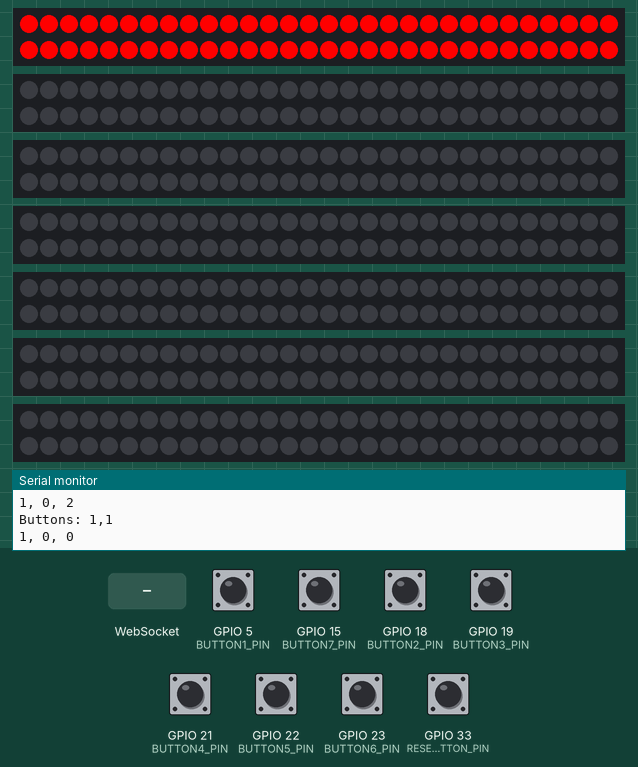
Simulated run of this program. Board: ESP32. Parts: 7 × 60 RGB LEDs in strip order, left to right, continuing on the next row, the last lines printed to the serial monitor. The inputs (shaded band) are chosen by the test bench; at power-on: GPIO 5 (BUTTON1_PIN), GPIO 15 (BUTTON7_PIN), GPIO 18 (BUTTON2_PIN), GPIO 19 (BUTTON3_PIN), GPIO 21 (BUTTON4_PIN), GPIO 22 (BUTTON5_PIN), GPIO 23 (BUTTON6_PIN), GPIO 33 (RESET_BUTTON_PIN) HIGH. WiFi joins after 1.5 s; servers stay silent unless stated; storage starts empty; random numbers use the default seed unless the program sets one.

Above: at 4.06 s.
4.3 s: GPIO 5 (BUTTON1_PIN) pulled LOW for 0.15 s
At 5.1 s:
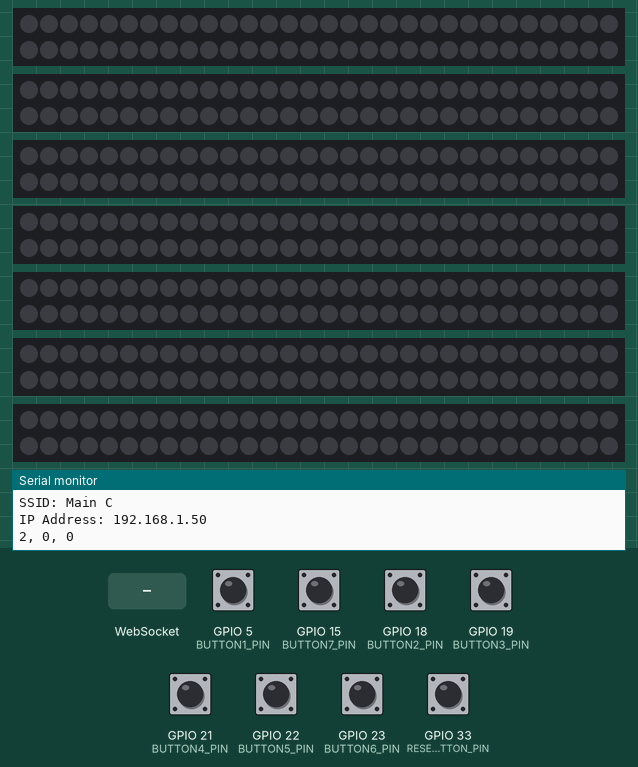
7.4 s: WebSocket text "reset" received
At 8.01 s:
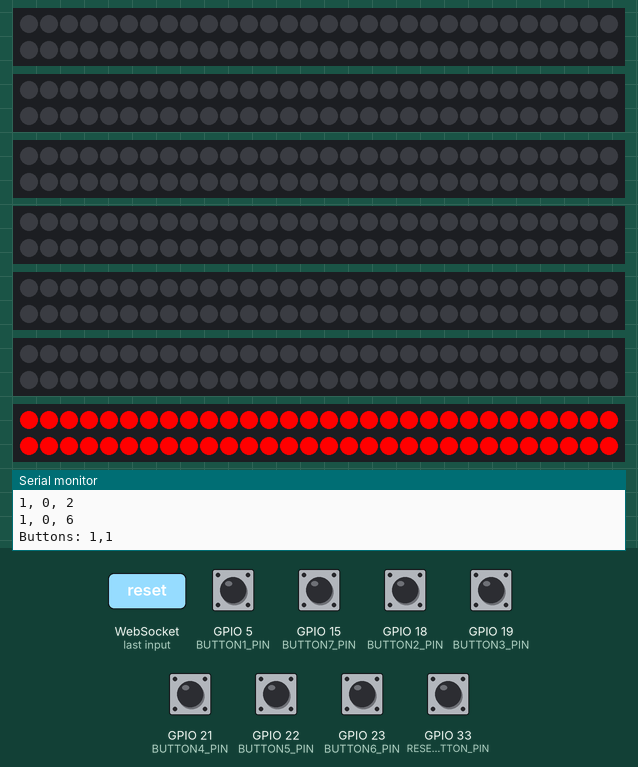
9.3 s: GPIO 15 (BUTTON7_PIN) pulled LOW for 0.15 s
12.1 s: GPIO 33 (RESET_BUTTON_PIN) pulled LOW for 0.15 s
At 12.35 s:
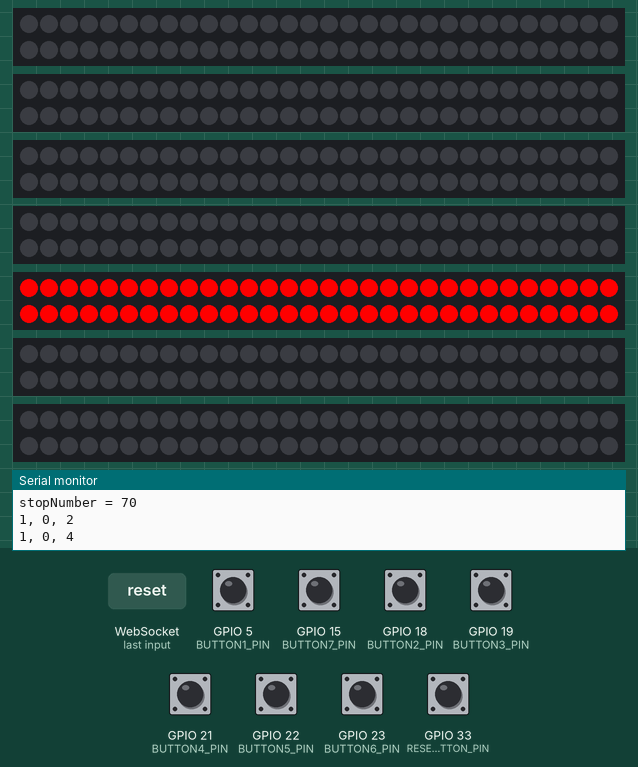
12.8 s: WebSocket text "setMinTime," received
14.3 s: GPIO 5 (BUTTON1_PIN) pulled LOW for 1 s
At 15.2 s:
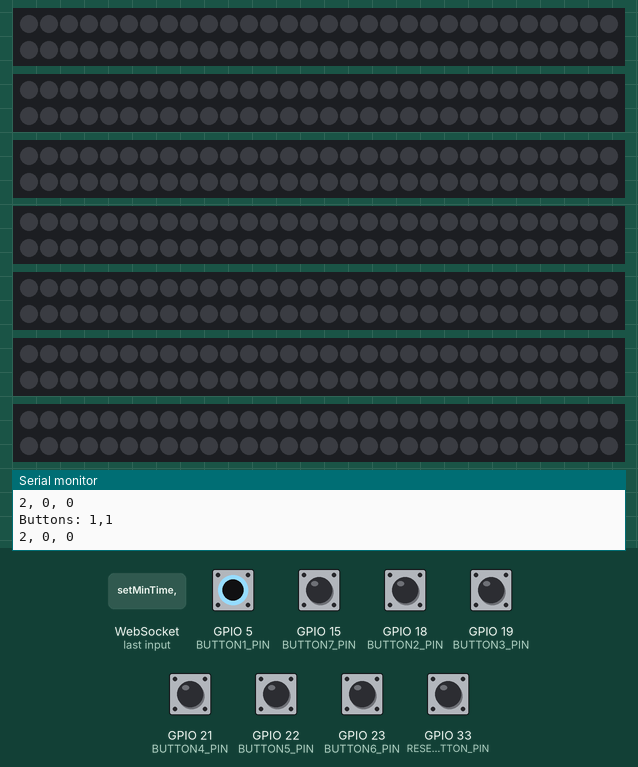

Measured:
- what the display in image 1 shows lasts 0.5 s, from 4.7 s to 5.2 s

The program:

main.cpp
```cpp
#include <Arduino.h>
#include <TickTwo.h>
#include <Adafruit_NeoPixel.h>
#include <WiFi.h>
#include <WebServer.h>
#include <LittleFS.h>
#include <WebSocketsServer.h>
#include <Bounce2.h>
#include <esp_wifi.h>

const char* ssid = "Main C";
const char* password = "Ov3r100mill!";

// IPAddress local_IP(10, 9, 5, 250);   // Set your static IP address
// IPAddress gateway(10, 9, 4, 1);      // Set your Gateway IP address
// IPAddress subnet(255, 255, 255, 0);     // Set your Subnet Mask
// IPAddress primaryDNS(8, 8, 8, 8);       // Set your primary DNS
// IPAddress secondaryDNS(8, 8, 4, 4);     // Set your secondary DNS

bool wifiConnected = false;

#define BUTTON1_PIN 5
#define BUTTON2_PIN 18
#define BUTTON3_PIN 19
#define BUTTON4_PIN 21
#define BUTTON5_PIN 22
#define BUTTON6_PIN 23
#define BUTTON7_PIN 15

#define BUTTON_COUNT 7

#define RESET_BUTTON_PIN 33

#define LED1_PIN  13
#define LED2_PIN  12
#define LED3_PIN  14
#define LED4_PIN  27
#define LED5_PIN  26
#define LED6_PIN  32
#define LED7_PIN  4

#define MIN_TIME_ALLOWED_SECONDS 5
#define MAX_TIME_ALLOWED_SECONDS 120

Bounce2::Button resetButton = Bounce2::Button();

#define NUMPIXELS 60

Adafruit_NeoPixel pixels1 = Adafruit_NeoPixel(NUMPIXELS, LED1_PIN, NEO_GRB + NEO_KHZ800);
Adafruit_NeoPixel pixels2 = Adafruit_NeoPixel(NUMPIXELS, LED2_PIN, NEO_GRB + NEO_KHZ800);
Adafruit_NeoPixel pixels3 = Adafruit_NeoPixel(NUMPIXELS, LED3_PIN, NEO_GRB + NEO_KHZ800);
Adafruit_NeoPixel pixels4 = Adafruit_NeoPixel(NUMPIXELS, LED4_PIN, NEO_GRB + NEO_KHZ800);
Adafruit_NeoPixel pixels5 = Adafruit_NeoPixel(NUMPIXELS, LED5_PIN, NEO_GRB + NEO_KHZ800);
Adafruit_NeoPixel pixels6 = Adafruit_NeoPixel(NUMPIXELS, LED6_PIN, NEO_GRB + NEO_KHZ800);
Adafruit_NeoPixel pixels7 = Adafruit_NeoPixel(NUMPIXELS, LED7_PIN, NEO_GRB + NEO_KHZ800);

uint8_t result = 0;
bool timer1sDidFire = false;
bool ledTimerDidFire = false;

void pollFast();
void pollLEDs();

WebServer server(80);
WebSocketsServer webSocket = WebSocketsServer(81);

void timer1sCallback() {
  timer1sDidFire = true;
}

void ledTimerCallback() {
  ledTimerDidFire = true;
}

uint16_t timerRefreshRate = 100;

TickTwo timer1s(timer1sCallback, 1000, 0, MILLIS);
TickTwo ledTimer(ledTimerCallback, timerRefreshRate, 0, MILLIS);

#define MACHINE_STATE_IDLE 0
#define MACHINE_STATE_RUNNING 1
#define MACHINE_STATE_STOP 2
#define MACHINE_STATE_RESULT 3

#define GAME_DIRECTION_BOUNCE 0
#define GAME_DIRECTION_RANDOM 1

uint8_t currentIntensity = 0;
uint8_t currentIntensity2 = 0;
uint8_t targetIntensity = 0;
int8_t  fadeDirection = 1;


uint8_t selectedLED = 0;
uint8_t ledDirection = 1;
uint32_t ledColor;
uint16_t ledBlinkCounter = 0;

uint8_t machineState = MACHINE_STATE_RUNNING;

uint16_t ledCounter = 0;

uint16_t stopNumber;

uint16_t minRoundLengthSeconds = 5;
uint16_t maxRoundLengthSeconds = 15;

uint8_t gameDirection = GAME_DIRECTION_RANDOM;

void setStopNumber() {
  uint16_t stopTimeSeconds = minRoundLengthSeconds + random(maxRoundLengthSeconds - minRoundLengthSeconds);
  uint16_t ticksPerSecond = 1000 / timerRefreshRate;
  stopNumber = stopTimeSeconds * ticksPerSecond;
  Serial.printf("stopNumber = %d\n", stopNumber);
}

// void readMacAddress(){
//   uint8_t baseMac[6];
//   esp_err_t ret = esp_wifi_get_mac(WIFI_IF_STA, baseMac);
//   if (ret == ESP_OK) {
//     Serial.printf("%02x:%02x:%02x:%02x:%02x:%02x\n",
//                   baseMac[0], baseMac[1], baseMac[2],
//                   baseMac[3], baseMac[4], baseMac[5]);
//   } else {
//     Serial.println("Failed to read MAC address");
//   }
// }

void checkWiFi() {
  if (WiFi.status() != WL_CONNECTED) {
    if (wifiConnected) {
      Serial.printf("Disconnected from Wi-Fi\n");
      wifiConnected = false;
    }
  } else {
    if (!wifiConnected) {
      Serial.printf("Connected to Wi-Fi\n");
      Serial.printf("SSID: %s\n", WiFi.SSID().c_str());
      Serial.printf("IP Address: %s\n", WiFi.localIP().toString().c_str());
      wifiConnected = true;
    }
  }
}

void handleRoot() {
  if (LittleFS.exists("/index.html")) {
    File file = LittleFS.open("/index.html", "r");
    server.streamFile(file, "text/html");
    file.close();
  } else {
    server.send(404, "text/plain", "File Not Found");
  }
}

void sendStateToClient() {
  String jsonMessage =    "{\"machineState\":\"" + String(machineState) +
                          "\",\"result\":\"" + String(result) +
                          "\",\"gameDirection\":\"" + String(gameDirection) +
                          "\",\"minRoundLengthSeconds\":\"" + String(minRoundLengthSeconds) +
                          "\",\"maxRoundLengthSeconds\":\"" + String(maxRoundLengthSeconds) +
                          "\"}";

  webSocket.broadcastTXT(jsonMessage);
}

uint8_t previousMachineState = 0;

bool correct = false;

void setResult(uint8_t winner) {
  result = winner;
  if (selectedLED == winner) {
    correct = true;
  } else {
    correct = false;
    ledColor = pixels1.Color(255,0,0);

  }
  selectedLED = result;
  machineState = MACHINE_STATE_STOP;
}

void resetGame() {
  machineState = MACHINE_STATE_RUNNING;
  ledCounter = 0;
  setStopNumber();
  result = 0;
  correct = false;
}

void pollFast() {

  uint8_t button1 = digitalRead(BUTTON1_PIN);
  uint8_t button2 = digitalRead(BUTTON2_PIN);
  uint8_t button3 = digitalRead(BUTTON3_PIN);
  uint8_t button4 = digitalRead(BUTTON4_PIN);
  uint8_t button5 = digitalRead(BUTTON5_PIN);
  uint8_t button6 = digitalRead(BUTTON6_PIN);
  uint8_t button7 = digitalRead(BUTTON7_PIN);

  if (resetButton.pressed()) {
    resetGame();
  }

  switch (machineState) {
    case MACHINE_STATE_RUNNING:
      if (button1 == 0) {
        setResult(0);
      }
      if (button2 == 0) {
        setResult(1);
      }
      if (button3 == 0) {
        setResult(2);
      }
      if (button4 == 0) {
        setResult(3);
      }
      if (button5 == 0) {
        setResult(4);
      }
      if (button6 == 0) {
        setResult(5);
      }
      if (button7 == 0) {
        setResult(6);
      }
    break;
  }

  if (machineState != previousMachineState) {
    sendStateToClient();
  }
  previousMachineState = machineState;

}

void pollLEDs() {


  switch (machineState) {
    case MACHINE_STATE_RUNNING:

      if (ledCounter >= stopNumber) {
        ledCounter = stopNumber;
        ledColor = pixels1.Color(0,255,0);
      } else {
        ledColor = pixels1.Color(255,0,0);

        if (gameDirection == GAME_DIRECTION_BOUNCE) {
          if (ledDirection == 1) {
            selectedLED = selectedLED + 1;
            if (selectedLED == BUTTON_COUNT - 1) {
              ledDirection = 2;
            }
          } else if (ledDirection == 2) {
            selectedLED = selectedLED - 1;
            if (selectedLED == 0) {
              ledDirection = 1;
            }
          }
        } else if (gameDirection == GAME_DIRECTION_RANDOM) {
          uint16_t newLED = random(BUTTON_COUNT);
          while(newLED == selectedLED) {
             newLED = random(BUTTON_COUNT);
          }
          selectedLED = newLED;
        }
      }

      ledCounter++;

    break;
    case MACHINE_STATE_STOP:

      ledBlinkCounter++;
      if (ledBlinkCounter == 5) {
        ledColor = 0;
      } else if (ledBlinkCounter >= 10) {
        ledBlinkCounter = 0;
        if (correct && ledCounter >= stopNumber) {
          ledColor = pixels1.Color(0,255,0);
        } else {
          ledColor = pixels1.Color(255,0,0);
        }
      }
    break;
  }

  pixels1.fill(pixels1.Color(0, 0, 0), 0, NUMPIXELS);
  pixels2.fill(pixels2.Color(0, 0, 0), 0, NUMPIXELS);
  pixels3.fill(pixels3.Color(0, 0, 0), 0, NUMPIXELS);
  pixels4.fill(pixels4.Color(0, 0, 0), 0, NUMPIXELS);
  pixels5.fill(pixels5.Color(0, 0, 0), 0, NUMPIXELS);
  pixels6.fill(pixels6.Color(0, 0, 0), 0, NUMPIXELS);
  pixels7.fill(pixels7.Color(0, 0, 0), 0, NUMPIXELS);

  switch (selectedLED) {
    case 0:
      pixels1.fill(ledColor, 0, NUMPIXELS);
      break;
    case 1:
      pixels2.fill(ledColor, 0, NUMPIXELS);
      break;
    case 2:
      pixels3.fill(ledColor, 0, NUMPIXELS);
      break;
    case 3:
      pixels4.fill(ledColor, 0, NUMPIXELS);
      break;
    case 4:
      pixels5.fill(ledColor, 0, NUMPIXELS);
      break;
    case 5:
      pixels6.fill(ledColor, 0, NUMPIXELS);
      break;
    case 6:
      pixels7.fill(ledColor, 0, NUMPIXELS);
      break;
  }

  pixels1.show();
  pixels2.show();
  pixels3.show();
  pixels4.show();
  pixels5.show();
  pixels6.show();
  pixels7.show();

  Serial.printf("%d, %d, %d\n", machineState, result, selectedLED);


}

void handleWebSocketMessage(uint8_t num, uint8_t *payload, size_t length) {
  payload[length] = 0; // Null-terminate the string
  String message = (char*)payload;

  Serial.printf("WebSocket message received: %s\n", message.c_str());

  if (message == "setGameDirectionRandom") {
    gameDirection = GAME_DIRECTION_RANDOM;
    Serial.println("Random command received");
  } else if (message == "setGameDirectionBounce") {
    gameDirection = GAME_DIRECTION_BOUNCE;
    Serial.println("Bounce command received");
  } else if (message == "reset") {
    resetGame();
    Serial.println("Reset command received");
  } else if (message.substring(0,11) == "setMinTime,") {
    String min = message.substring(11,14);
    uint16_t minValue = min.toInt();
    Serial.printf("Min time command received = %s", minValue);
    if (minValue > 0 && minValue < MIN_TIME_ALLOWED_SECONDS) {
      minRoundLengthSeconds = minValue;
    }
  } else if (message.substring(0,11) == "setMaxTime,") {
    String max = message.substring(11,14);
    uint16_t maxValue = max.toInt();
    Serial.printf("Max time command received = %s", maxValue);
    if (maxValue > 0 && maxValue < MAX_TIME_ALLOWED_SECONDS) {
      maxRoundLengthSeconds = maxValue;
    }
  }
  sendStateToClient();
}

void onWebSocketEvent(uint8_t num, WStype_t type, uint8_t *payload, size_t length) {
  switch (type) {
    case WStype_DISCONNECTED:
      Serial.printf("WebSocket [%u] disconnected\n", num);
      break;
    case WStype_CONNECTED: {
      IPAddress ip = webSocket.remoteIP(num);
      Serial.printf("WebSocket [%u] connected from %s\n", num, ip.toString().c_str());
      sendStateToClient();
      break;
    }
    case WStype_TEXT:
      handleWebSocketMessage(num, payload, length);
      break;
  }
}


void setup() {
  // put your setup code here, to run once:
  Serial.begin(9600);
  delay(3000);
  Serial.println("Starting");

  randomSeed(analogRead(0));

  pixels1.begin(); // This initializes the NeoPixel library.
  pixels2.begin(); // This initializes the NeoPixel library.
  pixels3.begin(); // This initializes the NeoPixel library.
  pixels4.begin(); // This initializes the NeoPixel library.
  pixels5.begin(); // This initializes the NeoPixel library.
  pixels6.begin(); // This initializes the NeoPixel library.
  pixels7.begin(); // This initializes the NeoPixel library.

  pixels1.setBrightness(255);
  pixels2.setBrightness(255);
  pixels3.setBrightness(255);
  pixels4.setBrightness(255);
  pixels5.setBrightness(255);
  pixels6.setBrightness(255);
  pixels7.setBrightness(255);

  pinMode(BUTTON1_PIN, INPUT_PULLUP);
  pinMode(BUTTON2_PIN, INPUT_PULLUP);
  pinMode(BUTTON3_PIN, INPUT_PULLUP);
  pinMode(BUTTON4_PIN, INPUT_PULLUP);
  pinMode(BUTTON5_PIN, INPUT_PULLUP);
  pinMode(BUTTON6_PIN, INPUT_PULLUP);
  pinMode(BUTTON7_PIN, INPUT_PULLUP);
  pinMode(RESET_BUTTON_PIN, INPUT_PULLUP);

  resetButton.attach(RESET_BUTTON_PIN);
  resetButton.setPressedState(LOW);
  resetButton.interval(25);

  setStopNumber();

  timer1s.start();
  ledTimer.start();

  targetIntensity = 100;

  //Set static IP address
  // if (!WiFi.config(local_IP, gateway, subnet, primaryDNS, secondaryDNS)) {
  //   Serial.println("STA Failed to configure");
  // }

  WiFi.begin(ssid, password);
  Serial.print("Connecting to Wi-Fi");
  // wifiConnected = WiFi.status() == WL_CONNECTED;

  server.on("/", handleRoot);
  server.serveStatic("/", LittleFS, "/");
  server.begin();

  if (!LittleFS.begin()) {
    Serial.println("LittleFS Mount Failed");
    return;
  }

  webSocket.begin();
  webSocket.onEvent(onWebSocketEvent);
  Serial.println("Finished starting");

}


void loop() {

  pollFast();
  // button1.update();
  // button2.update();
  resetButton.update();

  timer1s.update();
  ledTimer.update();

  if (timer1sDidFire) {
    Serial.printf("Buttons: %d,%d\n",digitalRead(BUTTON6_PIN), digitalRead(BUTTON7_PIN));
    //Serial.printf("machineState: %d\n", machineState);
    //readMacAddress();
    // Serial.print("IP: ");
    // Serial.println(WiFi.localIP());
    timer1sDidFire = 0;
    checkWiFi();
  }

  if (ledTimerDidFire) {
    ledTimerDidFire = false;
    pollLEDs();
  }

  server.handleClient();  // Handle web server client
  webSocket.loop();       // Handle WebSocket communication

}
```
